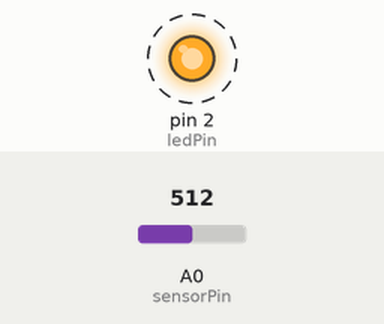
This sketch was run on a simulated Arduino Uno, built with avr-gcc and run on an emulated ATmega328P. Shown: output pins drawn as LEDs (lit = HIGH). Dashed ring = blinking. The test bench sets the inputs (shaded band); at power-on: A0 (sensorPin) = 512.

Above: at 1.25 s.
1.3 s: A0 (sensorPin) set to 105
4.3 s: A0 (sensorPin) set to 95
At 4.3 s:
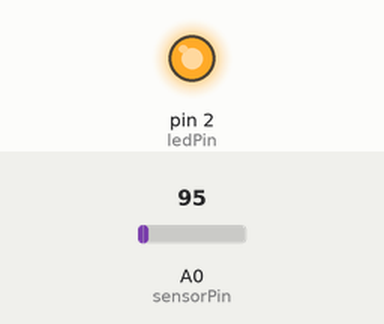
5.8 s: A0 (sensorPin) set to 122
At 5.95 s:
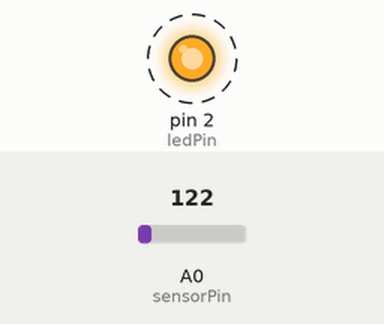
8.8 s: A0 (sensorPin) set to 0
Timing chart, 0 to 11.3 s (numbered marks = the images above; inputs shaded):
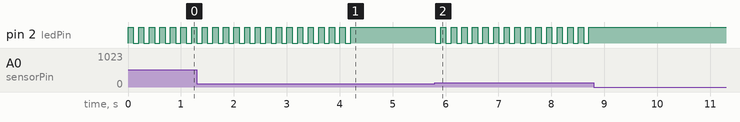

The sketch:

sensor_vibracao.ino
```cpp
int ledPin = 2;
int sensorPin = A0;
int param = 100;

int leitura = 0;
int led = LOW;

void setup() {
  pinMode(ledPin, OUTPUT);

}

void loop() {

  leitura = analogRead(sensorPin);

  if (leitura >= param) {

    led = !led;

    digitalWrite(ledPin, led);

  }
  delay(100);
}
```

Measured:
- the behaviour switches between 100 and 99 on A0 (sensorPin) (found by bisection; images 0 and 1)
- after the input at 4.3 s, pin 2 (ledPin): stops changing and stays HIGH
- after the input at 5.8 s, pin 2 (ledPin): alternates HIGH for 0.10 s and LOW for 0.10 s, starting at once
- after the input at 8.8 s, pin 2 (ledPin): stops changing and stays HIGH
- by itself, pin 2 (ledPin): alternates HIGH for 0.10 s and LOW for 0.10 s
